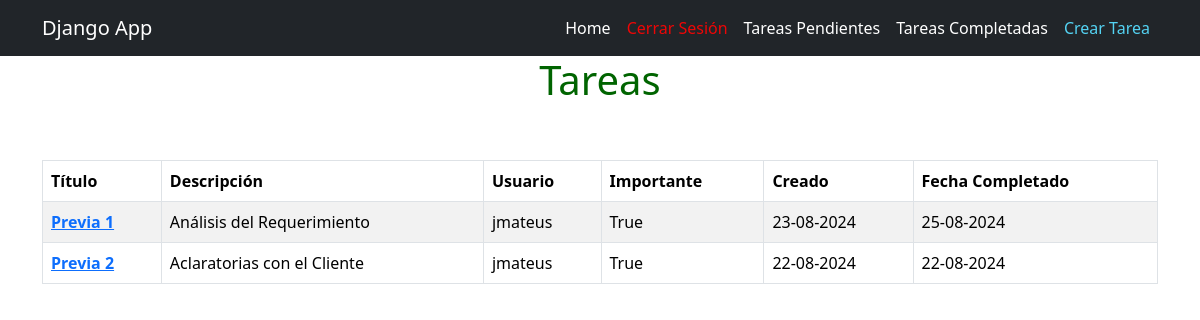
The page /tasks/completed/ (signed in) on the database its author committed.
### tasks/models.py (models this page shows, shortened)
class Task(models.Model):
    title = models.CharField(max_length=100)
    description = models.TextField(blank=True)
    created = models.DateTimeField(auto_now_add=True)
    datecompleted = models.DateTimeField(null=True, blank=True)
    important = models.BooleanField(default=False)
    user = models.ForeignKey(User, on_delete=models.CASCADE)

### tasks/views.py (the view)
# urls.py: path('tasks/completed/', views.tasks_completed, name = 'tasks_completed'),
@login_required
def tasks_completed(request):
    tasks = Task.objects.filter(user = request.user, datecompleted__isnull = False).order_by('-datecompleted')
    return render (request, 'tasks.html',{
        'tasks': tasks
    })

### tasks/templates/tasks.html
{% extends 'base.html' %}
{% block content %}
<h1 class="text-center" style="color: darkgreen;">Tareas</h1>
    <main class="container">
        <div class ="row">
            <div class ="col-md-12 offset-md-0 mt-5">
                <table class="table table-striped table-bordered">
                    <thead>
                        <tr>
                            <th>Título</th>
                            <th>Descripción</th>
                            <th>Usuario</th>
                            <th>Importante</th>
                            <th>Creado</th>
                            <th>Fecha Completado</th>
                        </tr>
                    </thead>
                    <tbody>
                        {% for task in tasks %}
                        <tr>
                            <td>
                                <a href="{% url 'task_detail' task.id %}">
                                    {% if task.important %}
                                    <strong>{{task.title}}</strong>
                                    {% else %}
                                    {{task.title}}
                                    {% endif %}
                                </a>
                            </td>
                            <td>{{task.description}}</td>
                            <td>{{task.user.username}}</td>
                            <td>{{task.important}}</td>
                            <td>{{task.created|date:"d-m-Y"}}</td>
                            <td>{{task.datecompleted|date:"d-m-Y"}}</td>
                        </tr>
                        {% endfor %}
                    </tbody>
                </table>
            </div>
        </div>
    </main>
{% endblock %}

### rows shown on the page
Task: title "Previa 1", description "Análisis del Requerimiento", user.username "jmateus", important "True", created "23-08-2024", datecompleted "25-08-2024"
Task: title "Previa 2", description "Aclaratorias con el Cliente", user.username "jmateus", important "True", created "22-08-2024", datecompleted "22-08-2024"
